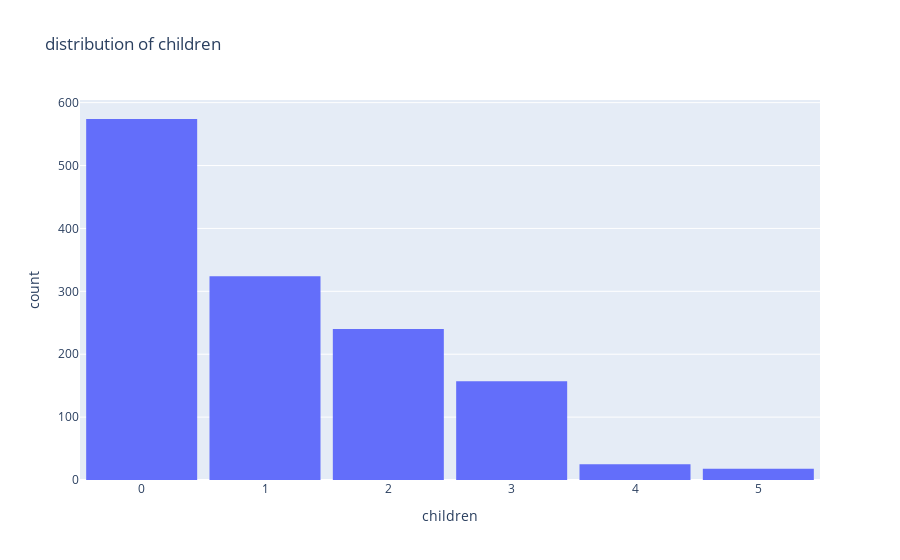

Notebook source saved alongside this figure:
### Code cell
fig = px.histogram(df, 
                   x='children',  
                   title='distribution of children')
fig.update_layout(bargap=0.1)
fig.show()

### Figure 1 — Plotly figure (JSON) as saved in the notebook; plotly's stock layout.template omitted (floating-point values rounded to 4 significant figures; data arrays with more than 128 entries replaced by an {"elided": "..."} marker saying what was removed)
{"data": [{"alignmentgroup": "True", "bingroup": "x", "hovertemplate": "children=%{x}<br>count=%{y}<extra></extra>", "legendgroup": "", "marker": {"color": "#636efa", "pattern": {"shape": ""}}, "name": "", "offsetgroup": "", "orientation": "v", "showlegend": false, "type": "histogram", "x": {"elided": "1338 int values"}, "xaxis": "x", "yaxis": "y"}], "layout": {"bargap": 0.1, "barmode": "relative", "legend": {"tracegroupgap": 0}, "title": {"text": "distribution of children"}, "xaxis": {"anchor": "y", "domain": [0, 1], "title": {"text": "children"}}, "yaxis": {"anchor": "x", "domain": [0, 1], "title": {"text": "count"}}}}
